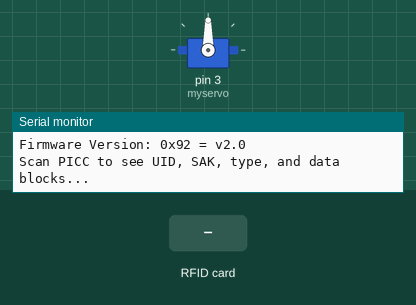
Simulated run of this sketch. Board: Arduino Uno, built with avr-gcc and run on an emulated ATmega328P. Shown: servo, the last lines printed to the serial monitor. The inputs (shaded band) are chosen by the test bench.

Above: at 1.2 s.
1.3 s: RFID card 9E 23 68 1D held to the reader
At 2.1 s:
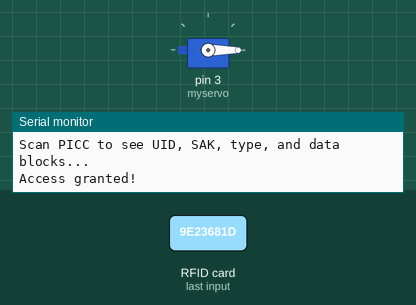
At 3.8 s:
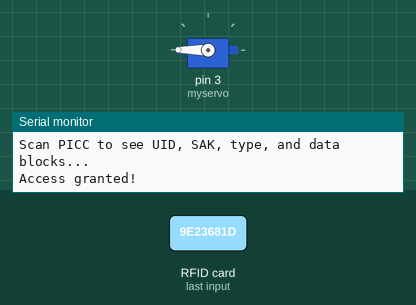
4.3 s: RFID card 5E 7A 19 C4 held to the reader
Timing chart, 0 to 7.3 s (numbered marks = the images above; inputs shaded):
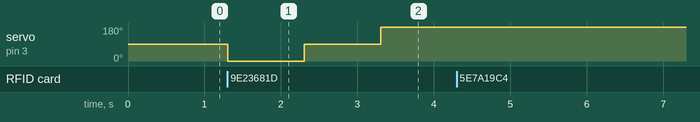

Measured:
- after the input at 1.3 s, servo on pin 3 (myservo): 90° → 0° at once, → 90° 1.0 s later, → 180° 1.0 s later

The sketch:

lock_rfid.ino
```cpp
#include <SPI.h>
#include <MFRC522.h>
#include <Servo.h>
#include <Wire.h>

#define RST_PIN         9          // Configurable, see typical pin layout above
#define SS_PIN          10         // Configurable, see typical pin layout above

MFRC522 mfrc522(SS_PIN, RST_PIN);  // Create MFRC522 instance
Servo myservo;

//The card ID to which we will grant access
byte knownCard[] = {0x9e, 0x23, 0x68, 0x1d};

void setup() {
  Serial.begin(9600);    // Initialize serial communications with the PC
  while (!Serial);    // Do nothing if no serial port is opened (added for Arduinos based on ATMEGA32U4)
  SPI.begin();      // Init SPI bus
  mfrc522.PCD_Init();   // Init MFRC522
  delay(4);       // Optional delay. Some board do need more time after init to be ready, see Readme
  mfrc522.PCD_DumpVersionToSerial();  // Show details of PCD - MFRC522 Card Reader details
  Serial.println(F("Scan PICC to see UID, SAK, type, and data blocks..."));

  // setup servo pin
  myservo.attach(3);
}

void loop() {
  // put your main code here, to run repeatedly:
  if ( ! mfrc522.PICC_IsNewCardPresent()) {
    return;
  }

  if ( ! mfrc522.PICC_ReadCardSerial()) {
    return;
  }
  if(compareUID(mfrc522.uid.uidByte, knownCard, mfrc522.uid.size)) {
    Serial.println("Access granted!");
    myservo.write(0);
    delay(1000);
    myservo.write(90);
    delay(1000);
    myservo.write(180);
    delay(1000);
  } else {
    Serial.println("Access Denied!!");
  }
}

//a helper function to compare cards' id
bool compareUID(byte* uid1, byte* uid2, byte size) {
  for (byte i=0; i < size; i++){
    if (uid1[i] != uid2[i]) {
      return false; // card does not match our card
    }
  }
  return true; //it is our card
}
```
